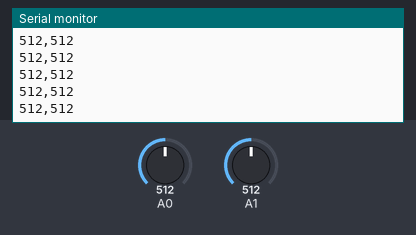
A sketch run on a simulated Arduino Uno, built with avr-gcc and run on an emulated ATmega328P. Parts: the last lines printed to the serial monitor. The inputs (shaded band) are chosen by the test bench; at power-on: A0 = 512, A1 = 512.

Above: at 1.2 s.
1.3 s: A0 set to 989
At 2.0 s:
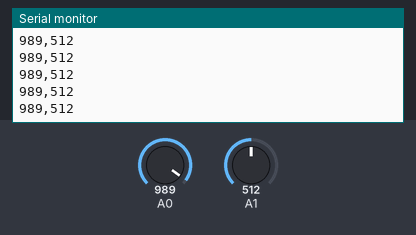
2.8 s: A0 set to 1018
At 3.8 s:
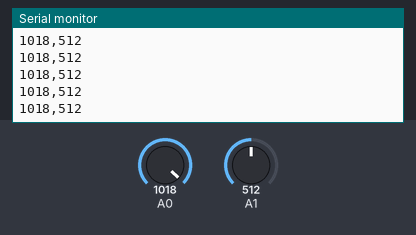
4.3 s: A1 set to 992
At 5.2 s:
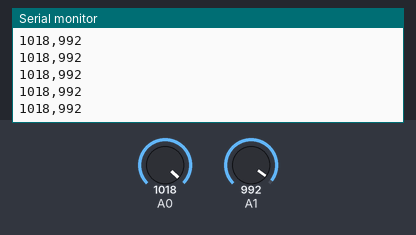
5.8 s: A1 set to 1012
At 6.4 s:
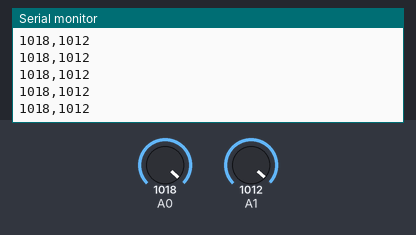
Timing chart, 0 to 8.8 s (numbered marks = the images above; inputs shaded):
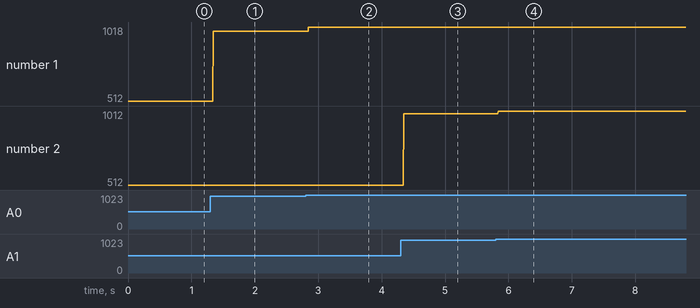

Measured:
- after the input at 1.3 s, the serial monitor: prints a new line after 0.05 s (image 1)
- after the input at 2.8 s, the serial monitor: prints a new line after 0.05 s (image 2)
- after the input at 4.3 s, the serial monitor: prints a new line after 0.05 s (image 3)
- after the input at 5.8 s, the serial monitor: prints a new line at once (image 4)
- plotted number 1: 512 → 989 after the input at 1.3 s, 989 → 1018 after the input at 2.8 s
- plotted number 2: 512 → 992 after the input at 4.3 s, 992 → 1012 after the input at 5.8 s

The sketch:

Readout.ino
```cpp
void setup() {
  // initialize serial communications at 14400 bps:
  Serial.begin(14400);
}

int a0,a1;

void loop() {
  a0 = analogRead(0);
  Serial.print(a0);
  Serial.print(",");
  a1 = analogRead(1);
  Serial.print(a1);
  Serial.println("");
  delay(3);
}
```
